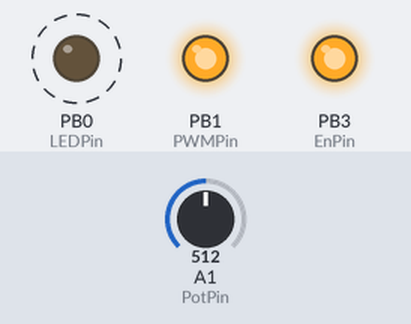
Recording of a sketch running on a simulated ATtiny85, built with avr-gcc and run on an emulated ATtiny85. On the bench: output pins drawn as LEDs (lit = HIGH). Dashed ring = blinking. The inputs (shaded band) are chosen by the test bench; at power-on: A1 (PotPin) = 512.

Above: at 2.2 s.
2.3 s: A1 (PotPin) set to 487
At 4.0 s:
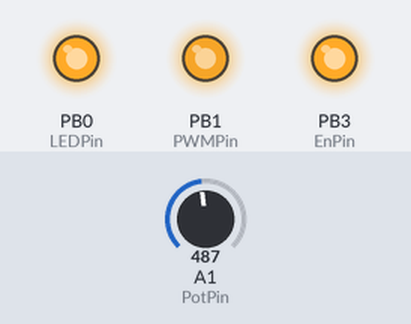
4.9 s: A1 (PotPin) set to 306
At 5.3 s:
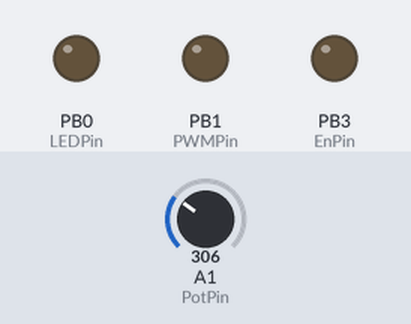
6.5 s: A1 (PotPin) set to 397
8.0 s: A1 (PotPin) set to 421
At 9.7 s:
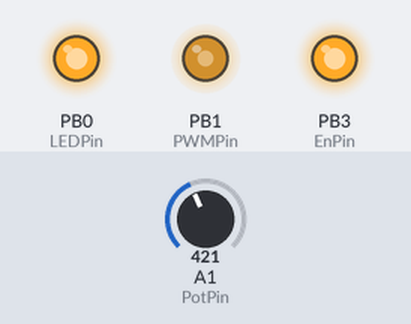
10.6 s: A1 (PotPin) set to 122
At 12.1 s:
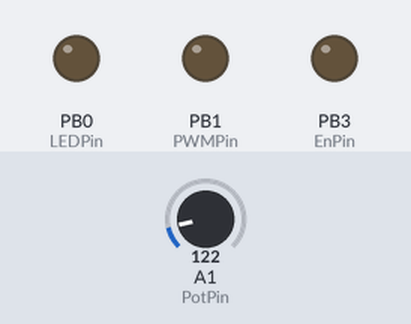
Timing chart, 0 to 13.2 s (numbered marks = the images above; inputs shaded):
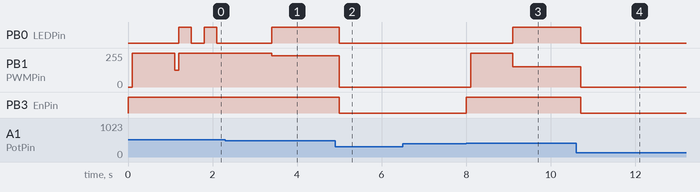

The sketch:

ATtiny_fan_control.ino
```cpp
/*
 *                                     ATtiny85
 *                                  -------u-------
 *              RST - A0 - (D 5) --| 1 PB5   VCC 8 |-- +5V
 *                                 |               |
 *                                 |               |
 *      Relay     <-- A3 - (D 3) ==| 2 PB3   PB2 7 |-- (D 2) - A1  --> Voltage Divider
 *(turn 4-wire fan on/off)         |               |  (made of 2k resistor and 5k B3470 thermistor)
 *                                 |               |
 *                    A2 - (D 4) ==| 3 PB4   PB1 6 |-- (D 1) - PWM --> Fan PWM
 *                                 |               |  (connect to fan pwm pin or a logic-level mosfet)
 *                                 |               |
 *                          Gnd ---| 4 GND   PB0 5 |-- (D 0) - PWM --> LED
 *                                 -----------------
 *
 */


// normal delay() won't work anymore because we are changing Timer1 behavior
// Adds delay_ms and delay_us functions
#include <util/delay.h>

// Clock at 8mHz
//#define F_CPU 8000000  // This is used by delay.h library
//#define PWMTOP 39
//#define PWMBOTTOM 19

// Clock at 16mHz
#define F_CPU 16000000  // This is used by delay.h library
#define PWMTOP 79
 #define PWMBOTTOM 39

// Temperature (vqoltage divider made of 2k resistor and 5k B3470 thermistor)
// 35C 400 | 40C 412 | 50C 500

// turn off voltage 35C
#define VOL_OFF 400
// turn on voltage 40C
#define VOL_ON 412
// max voltage 50C
#define VOL_MAX 500

// PWM signal, Only works with Pin 1(PB1)
#define PWMPin 1
// PB2 get analog input
#define PotPin A1
// PB3 Enable PWM Fan via relay
#define EnPin 3
// PB0 LED
#define LEDPin 0

int FanOn = 0;
int FanMax = 0;
int LedStat = 0;

void setup()
{
  pinMode(PWMPin, OUTPUT);
  pinMode(EnPin, OUTPUT);
  pinMode(LEDPin, OUTPUT);
  led_off();
}

void loop()
{
  int in;

  in = analogRead(PotPin);

  if (in > VOL_ON || (in > VOL_OFF && FanOn))
  {
    if (!FanOn)
    {
      FanOn = 1;
      enable_pwm();
    }
    if (in < VOL_MAX)
    {
      if (FanMax)
      {
        FanMax = 0;
        enable_pwm();
      }
      OCR0B = map(in, VOL_OFF, VOL_MAX, PWMBOTTOM, PWMTOP);
      led_on();
    }
    else
    {
      disable_pwm(1);
      FanMax = 1;
      led_toggle();
    }
  }
  else if (FanOn)
  {
    FanOn = 0;
    disable_pwm(0);
    led_off();
  }

  _delay_ms(200);
}

void disable_pwm(int mode)
{
  if (mode)
  {
    digitalWrite(EnPin, HIGH);
    _delay_ms(100);
    digitalWrite(PWMPin, HIGH);
  }
  else
  {
    digitalWrite(PWMPin, LOW);
    digitalWrite(EnPin, LOW);
  }
}

void enable_pwm()
{
  digitalWrite(EnPin, HIGH);
  disable_pwm(1);
  _delay_ms(1000);
  // Fast PWM Mode, Prescaler = /8
  // PWM on Pin 1(PB1), Pin 0(PB0) disabled
  // 8Mhz / 8 / (39 + 1) = 25Khz
  TCCR0A = _BV(COM0B1) | _BV(WGM01) | _BV(WGM00);
  TCCR0B = _BV(WGM02) | _BV(CS01);
  //TCCR0B = _BV(WGM02) | _BV(CS02);
  // Set TOP and initialize duty cycle to zero(0)
  OCR0A = PWMTOP;    // TOP - DO NOT CHANGE, SETS PWM PULSE RATE
  OCR0B = PWMBOTTOM;     // duty cycle for Pin 1(PB1) - generates 1 500nS pulse even when 0
}

void led_on()
{
  LedStat = 1;
  digitalWrite(LEDPin, HIGH);
}

void led_off()
{
  LedStat = 0;
  digitalWrite(LEDPin, LOW);
}

void led_toggle()
{
  if (LedStat)
    led_off();
  else
    led_on();
}
```

Measured:
- the behaviour switches between 500 and 499 on A1 (PotPin) (found by bisection; images 0 and 1)
- the behaviour switches between 412 and 413 on A1 (PotPin) (found by bisection; images 2 and 3)
- after the input at 2.3 s, PB1 (PWMPin): 255/255 → 236/255 after 1.1 s
- after the input at 4.9 s, PB0 (LEDPin), PB3 (EnPin): HIGH → LOW after 0.10 s; PB1 (PWMPin): 236/255 → 0/255 after 0.10 s
- after the input at 6.5 s, every drawn part: stays the same
- after the input at 8.0 s, PB0 (LEDPin): LOW → HIGH after 1.1 s; PB1 (PWMPin): 0/255 → 255/255 after 0.10 s, → 152/255 1.0 s later; PB3 (EnPin): LOW → HIGH at once
- after the input at 10.6 s, PB0 (LEDPin), PB3 (EnPin): HIGH → LOW after 0.11 s; PB1 (PWMPin): 152/255 → 0/255 after 0.11 s
